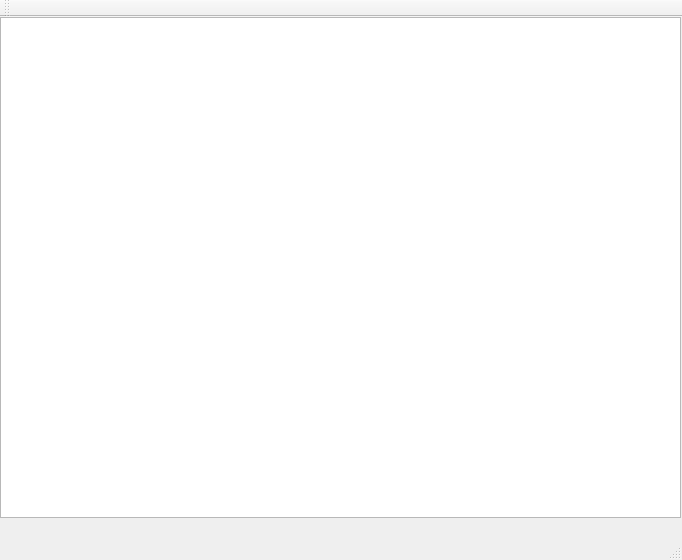
<?xml version="1.0" encoding="UTF-8"?>
<ui version="4.0">
 <class>treeview_demoClass</class>
 <widget class="QMainWindow" name="treeview_demoClass">
  <property name="geometry">
   <rect>
    <x>0</x>
    <y>0</y>
    <width>682</width>
    <height>560</height>
   </rect>
  </property>
  <property name="windowTitle">
   <string>treeview_demo</string>
  </property>
  <widget class="QWidget" name="centralWidget">
   <widget class="QTreeView" name="treeView">
    <property name="geometry">
     <rect>
      <x>0</x>
      <y>0</y>
      <width>681</width>
      <height>501</height>
     </rect>
    </property>
   </widget>
  </widget>
  <widget class="QMenuBar" name="menuBar">
   <property name="geometry">
    <rect>
     <x>0</x>
     <y>0</y>
     <width>682</width>
     <height>23</height>
    </rect>
   </property>
  </widget>
  <widget class="QToolBar" name="mainToolBar">
   <attribute name="toolBarArea">
    <enum>TopToolBarArea</enum>
   </attribute>
   <attribute name="toolBarBreak">
    <bool>false</bool>
   </attribute>
  </widget>
  <widget class="QStatusBar" name="statusBar"/>
 </widget>
 <layoutdefault spacing="6" margin="11"/>
 <resources>
  <include location="treeview_demo.qrc"/>
 </resources>
 <connections/>
</ui>
